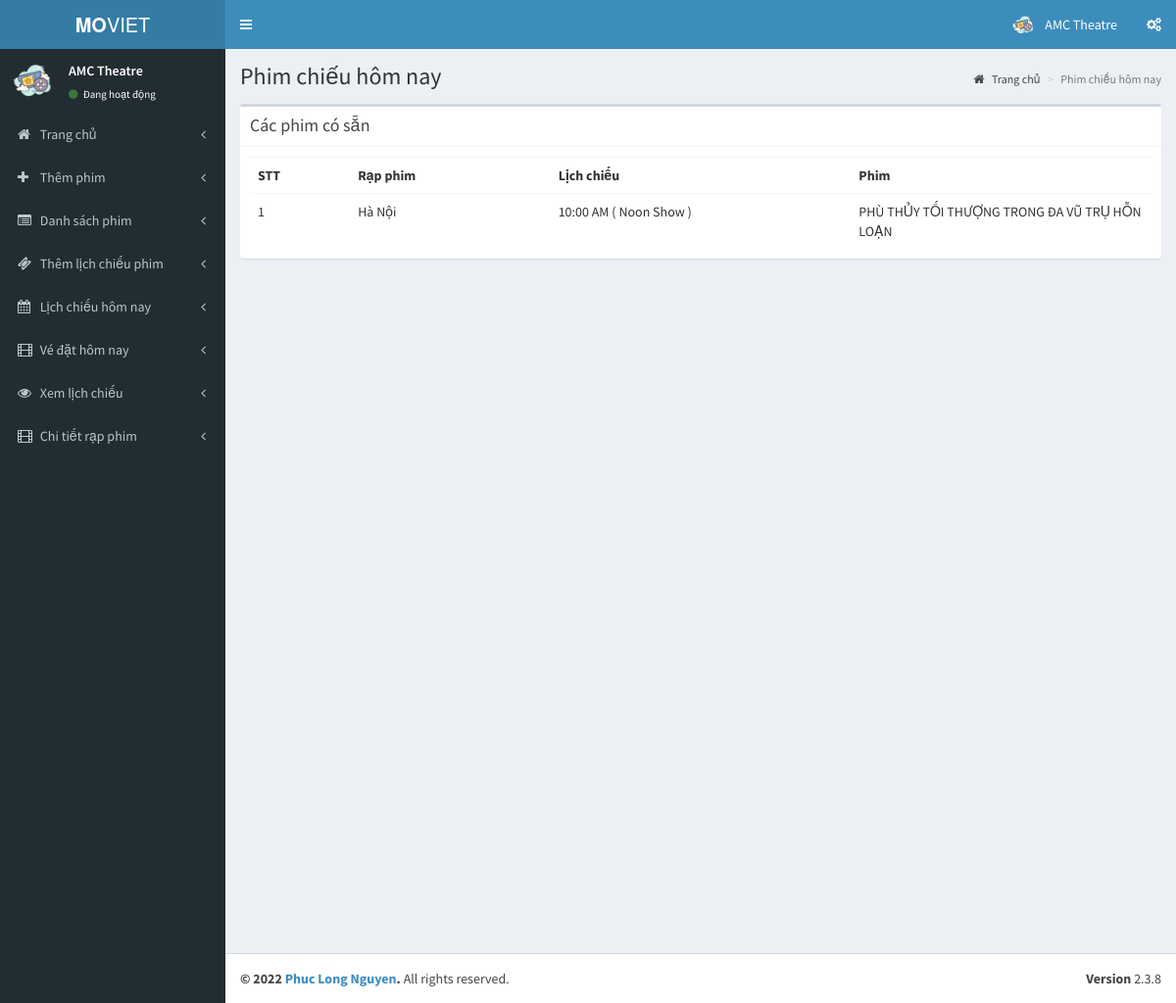
Screenshot of /theatre/pages/todays_shows.php (signed in) with the database file from the repository.
### tables this page shows
CREATE TABLE IF NOT EXISTS `tbl_theatre` (
  `id` int(11) NOT NULL AUTO_INCREMENT,
  `name` varchar(100) NOT NULL,
  `address` text NOT NULL,
  `place` text NOT NULL,
  `state` text NOT NULL,
  `pin` int(11) NOT NULL,
  PRIMARY KEY (`id`)
);

CREATE TABLE IF NOT EXISTS `tbl_shows` (
  `s_id` int(11) NOT NULL AUTO_INCREMENT,
  `st_id` int(11) NOT NULL COMMENT 'show time id',
  `theatre_id` int(11) NOT NULL,
  `movie_id` int(11) NOT NULL,
  `start_date` date NOT NULL,
  `status` int(11) NOT NULL COMMENT '1 means show available',
  `r_status` int(11) NOT NULL,
  PRIMARY KEY (`s_id`)
);

CREATE TABLE IF NOT EXISTS `tbl_screens` (
  `screen_id` int(11) NOT NULL AUTO_INCREMENT,
  `t_id` int(11) NOT NULL COMMENT 'theatre id',
  `screen_name` varchar(110) NOT NULL,
  `seats` int(11) NOT NULL COMMENT 'number of seats',
  `charge` int(11) NOT NULL,
  PRIMARY KEY (`screen_id`)
);

CREATE TABLE IF NOT EXISTS `tbl_show_time` (
  `st_id` int(11) NOT NULL AUTO_INCREMENT,
  `screen_id` int(11) NOT NULL,
  `name` varchar(40) NOT NULL COMMENT 'noon,second,etc',
  `start_time` time NOT NULL,
  PRIMARY KEY (`st_id`)
);

CREATE TABLE IF NOT EXISTS `tbl_movie` (
  `movie_id` int(11) NOT NULL AUTO_INCREMENT,
  `t_id` int(11) NOT NULL COMMENT 'theatre id',
  `movie_name` varchar(255) NOT NULL,
  `cast` text NOT NULL,
  `desc` text NOT NULL,
  `release_date` date NOT NULL,
  `image` varchar(200) NOT NULL,
  `video_url` varchar(200) NOT NULL,
  `status` int(1) NOT NULL COMMENT '0 means active ',
  PRIMARY KEY (`movie_id`)
);

### theatre/pages/todays_shows.php (the view)
<?php
include('header.php');
?>
  <div class="content-wrapper">
    <section class="content-header">
      <h1>
          Phim chiếu hôm nay
      </h1>
      <ol class="breadcrumb">
        <li><a href="index.php"><i class="fa fa-home"></i> Trang chủ</a></li>
        <li class="active">Phim chiếu hôm nay</li>
      </ol>
    </section>
    <section class="content">
      <div class="box">
         <div class="box-header with-border">
              <h3 class="box-title">Các phim có sẵn</h3>
            </div>
        <div class="box-body">
          <?php
          $sw=mysqli_query($con,"select * from tbl_shows where st_id in(select st_id from tbl_show_time where screen_id in(select screen_id from  tbl_screens where t_id='".$_SESSION['theatre']."')) and status='1' and r_status='1'");
          if(mysqli_num_rows($sw))
          {?>
            <table class="table">
              <th class="col-md-1">
                STT
              </th>
              <th class="col-md-2">
                Rạp phim
              </th>
              <th class="col-md-3">
                Lịch chiếu
              </th>
              <th class="col-md-3">
                Phim
              </th>
              <?php
              $sl=1;
              while($shows=mysqli_fetch_array($sw))
              {
                ?>
                <tr>
                  <td>
                    <?php echo $sl; $sl++;?>
                  </td>
                  <?php
                  $st=mysqli_query($con,"select * from tbl_show_time where st_id='".$shows['st_id']."'");
                  $show_time=mysqli_fetch_array($st);
                  $sr=mysqli_query($con,"select * from tbl_screens where screen_id='".$show_time['screen_id']."'");
                  $screen=mysqli_fetch_array($sr);
                  $mv=mysqli_query($con,"select * from tbl_movie where movie_id='".$shows['movie_id']."'");
                  $movie=mysqli_fetch_array($mv);
                  ?>
                  <td>
                    <?php echo $screen['screen_name'];?>
                  </td>
                  <td>
                    <?php echo date('h:i A',strtotime($show_time['start_time']))." ( ".$show_time['name']." Show )";?>
                  </td>
                  <td>
                    <?php echo $movie['movie_name'];?>
                  </td>
                </tr>
                <?php
              }
              ?>
            </table>
            <?php
          }
          else
          {
            ?>
            <h3>Không có phim nào được thêm vào</h3>
            <?php
          }
          ?>
        </div>
      </div>
    </section>
  </div>
  <?php
include('footer.php');
?>

### theatre/pages/header.php (shortened to what this page needs)
<?php
include('../../config.php');
$th=mysqli_query($con,"select * from tbl_theatre where id='".$_SESSION['theatre']."'");
$theatre=mysqli_fetch_array($th);
?>
<!DOCTYPE html>
<html>
<head>
  <link rel="stylesheet" href="../validation/dist/css/bootstrapValidator.css"/>
  <link rel="stylesheet" href="../bootstrap/css/bootstrap.min.css">
  <link rel="stylesheet" href="https://cdnjs.cloudflare.com/ajax/libs/font-awesome/4.5.0/css/font-awesome.min.css">
  <link rel="stylesheet" href="https://cdnjs.cloudflare.com/ajax/libs/ionicons/2.0.1/css/ionicons.min.css">
  <link rel="stylesheet" href="../dist/css/AdminLTE.min.css">
  <link rel="stylesheet" href="../dist/css/skins/_all-skins.min.css">
</head>
<body class="hold-transition skin-blue sidebar-mini">
<div class="wrapper">
  <header class="main-header">
    <a href="index.php" class="logo">
      <span class="logo-lg"><b>MO</b>VIET</span>
    </a>
    <nav class="navbar navbar-static-top">
      <a href="#" class="sidebar-toggle" data-toggle="offcanvas" role="button">
      </a>
      <div class="navbar-custom-menu">
        <ul class="nav navbar-nav">
          <li class="dropdown user user-menu">
            <a href="#" class="dropdown-toggle" data-toggle="dropdown">
              <img src="cinema.png" class="user-image" alt="User Image">
              <span class="hidden-xs"><?php echo $theatre['name'];?></span>
            </a>
          </li>
          <li>
            <a href="#" data-toggle="control-sidebar"><i class="fa fa-gears"></i></a>
          </li>
        </ul>
      </div>
    </nav>
  </header>
  <aside class="main-sidebar">
    <section class="sidebar">
      <div class="user-panel">
        <div class="pull-left image">
          <img src="cinema.png" class="img-circle" alt="User Image">
        </div>
        <div class="pull-left info">
          <p><?php echo $theatre['name'];?></p>
          <a href="#"><i class="fa fa-circle text-success"></i> Đang hoạt động </a>
        </div>
      </div>
      <ul class="sidebar-menu">
        <li class="treeview">
          <a href="index.php">
            <i class="fa fa-home"></i> <span>Trang chủ</span>
            <span class="pull-right-container">
              <i class="fa fa-angle-left pull-right"></i>
            </span>
          </a>
        </li>
          <li class="treeview">
          <a href="add_movie.php">
            <i class="fa fa-plus"></i> <span>Thêm phim</span>
            <span class="pull-right-container">
              <i class="fa fa-angle-left pull-right"></i>
            </span>
          </a>
        </li>
        <li class="treeview">
          <a href="view_movie.php">
            <i class="fa fa-list-alt"></i> <span>Danh sách phim</span>
            <span class="pull-right-container">
              <i class="fa fa-angle-left pull-right"></i>
            </span>
          </a>
        </li>
        <li class="treeview">
          <a href="add_show.php">
            <i class="fa fa-ticket"></i> <span>Thêm lịch chiếu phim</span>
            <span class="pull-right-container">
              <i class="fa fa-angle-left pull-right"></i>
            </span>
          </a>
        </li>
        <li class="treeview">
          <a href="todays_shows.php">
            <i class="fa fa-calendar"></i> <span>Lịch chiếu hôm nay</span>
            <span class="pull-right-container">
              <i class="fa fa-angle-left pull-right"></i>
            </span>
          </a>
        </li>
        <li class="treeview">
          <a href="tickets.php">
            <i class="fa fa-film"></i> <span>Vé đặt hôm nay</span>
            <span class="pull-right-container">
              <i class="fa fa-angle-left pull-right"></i>
            </span>
          </a>
        </li>
        <li class="treeview">
          <a href="view_shows.php">
            <i class="fa fa-eye"></i> <span>Xem lịch chiếu</span>
            <span class="pull-right-container">
              <i class="fa fa-angle-left pull-right"></i>
            </span>
          </a>
        </li>
        <li class="treeview">
          <a href="add_theatre_2.php">
            <i class="fa fa-film"></i> <span>Chi tiết rạp phim</span>
            <span class="pull-right-container">
              <i class="fa fa-angle-left pull-right"></i>
            </span>
          </a>
        </li>
      </ul>
    </section>
  </aside>

### rows the page displays
tbl_theatre: name "AMC Theatre"
tbl_shows: tbl_screens.screen_name "Hà Nội", st.start_time "10:00 AM", st.name "Noon", movie.movie_name "PHÙ THỦY TỐI THƯỢNG TRONG ĐA VŨ TRỤ HỖN LOẠN"
